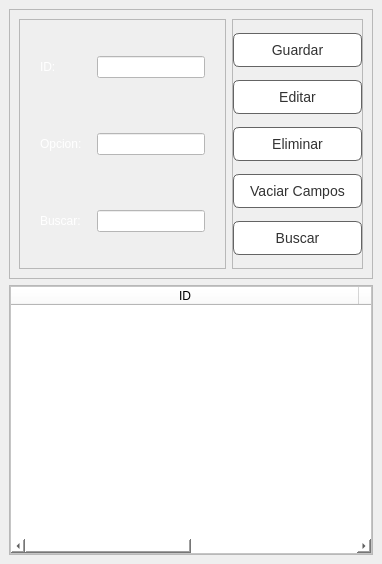
         <widget class="QWidget" name="tab">
          <attribute name="title">
           <string>Opciones</string>
          </attribute>
          <layout class="QVBoxLayout" name="verticalLayout_20" stretch="1,1">
           <property name="spacing">
            <number>6</number>
           </property>
           <property name="leftMargin">
            <number>9</number>
           </property>
           <property name="topMargin">
            <number>9</number>
           </property>
           <property name="rightMargin">
            <number>9</number>
           </property>
           <property name="bottomMargin">
            <number>9</number>
           </property>
           <item>
            <widget class="QFrame" name="frame_28">
             <property name="styleSheet">
              <string notr="true"/>
             </property>
             <property name="frameShape">
              <enum>QFrame::StyledPanel</enum>
             </property>
             <property name="frameShadow">
              <enum>QFrame::Raised</enum>
             </property>
             <layout class="QHBoxLayout" name="horizontalLayout_11" stretch="3,1">
              <property name="spacing">
               <number>6</number>
              </property>
              <property name="leftMargin">
               <number>9</number>
              </property>
              <property name="topMargin">
               <number>9</number>
              </property>
              <property name="rightMargin">
               <number>9</number>
              </property>
              <property name="bottomMargin">
               <number>9</number>
              </property>
              <item>
               <widget class="QFrame" name="frame_31">
                <property name="frameShape">
                 <enum>QFrame::StyledPanel</enum>
                </property>
                <property name="frameShadow">
                 <enum>QFrame::Raised</enum>
                </property>
                <layout class="QFormLayout" name="formLayout">
                 <property name="horizontalSpacing">
                  <number>15</number>
                 </property>
                 <property name="verticalSpacing">
                  <number>0</number>
                 </property>
                 <property name="leftMargin">
                  <number>20</number>
                 </property>
                 <property name="rightMargin">
                  <number>20</number>
                 </property>
                 <item row="1" column="1">
                  <spacer name="verticalSpacer_15">
                   <property name="orientation">
                    <enum>Qt::Vertical</enum>
                   </property>
                   <property name="sizeHint" stdset="0">
                    <size>
                     <width>20</width>
                     <height>40</height>
                    </size>
                   </property>
                  </spacer>
                 </item>
                 <item row="2" column="0">
                  <widget class="QLabel" name="label_72">
                   <property name="styleSheet">
                    <string notr="true">font: 14pt &quot;Ubuntu&quot;;
color: rgb(255, 255, 255);</string>
                   </property>
                   <property name="text">
                    <string>ID:</string>
                   </property>
                  </widget>
                 </item>
                 <item row="2" column="1">
                  <widget class="QLineEdit" name="line_Opcion_Id">
                   <property name="enabled">
                    <bool>false</bool>
                   </property>
                   <property name="styleSheet">
                    <string notr="true">background-color: rgb(255, 255, 255);
font: 10pt &quot;MS Shell Dlg 2&quot;;</string>
                   </property>
                  </widget>
                 </item>
                 <item row="3" column="1">
                  <spacer name="verticalSpacer_8">
                   <property name="orientation">
                    <enum>Qt::Vertical</enum>
                   </property>
                   <property name="sizeHint" stdset="0">
                    <size>
                     <width>20</width>
                     <height>40</height>
                    </size>
                   </property>
                  </spacer>
                 </item>
                 <item row="4" column="1">
                  <spacer name="verticalSpacer_28">
                   <property name="orientation">
                    <enum>Qt::Vertical</enum>
                   </property>
                   <property name="sizeHint" stdset="0">
                    <size>
                     <width>20</width>
                     <height>40</height>
                    </size>
                   </property>
                  </spacer>
                 </item>
                 <item row="5" column="0">
                  <widget class="QLabel" name="label_71">
                   <property name="styleSheet">
                    <string notr="true">font: 14pt &quot;Ubuntu&quot;;
color: rgb(255, 255, 255);</string>
                   </property>
                   <property name="text">
                    <string>Opcion:</string>
                   </property>
                  </widget>
                 </item>
                 <item row="5" column="1">
                  <widget class="QLineEdit" name="line_Opcion">
                   <property name="styleSheet">
                    <string notr="true">background-color: rgb(255, 255, 255);
font: 10pt &quot;MS Shell Dlg 2&quot;;</string>
                   </property>
                  </widget>
                 </item>
                 <item row="6" column="1">
                  <spacer name="verticalSpacer_16">
                   <property name="orientation">
                    <enum>Qt::Vertical</enum>
                   </property>
                   <property name="sizeHint" stdset="0">
                    <size>
                     <width>20</width>
                     <height>40</height>
                    </size>
                   </property>
                  </spacer>
                 </item>
                 <item row="7" column="1">
                  <spacer name="verticalSpacer_14">
                   <property name="orientation">
                    <enum>Qt::Vertical</enum>
                   </property>
                   <property name="sizeHint" stdset="0">
                    <size>
                     <width>20</width>
                     <height>40</height>
                    </size>
                   </property>
                  </spacer>
                 </item>
                 <item row="8" column="0">
                  <widget class="QLabel" name="label_3">
                   <property name="styleSheet">
                    <string notr="true">font: 14pt &quot;Ubuntu&quot;;
color: rgb(255, 255, 255);</string>
                   </property>
                   <property name="text">
                    <string>Buscar:</string>
                   </property>
                  </widget>
                 </item>
                 <item row="8" column="1">
                  <widget class="QLineEdit" name="line_buscar_opcion">
                   <property name="styleSheet">
                    <string notr="true">background-color: rgb(255, 255, 255);
font: 10pt &quot;MS Shell Dlg 2&quot;;</string>
                   </property>
                  </widget>
                 </item>
                 <item row="9" column="1">
                  <spacer name="verticalSpacer_7">
                   <property name="orientation">
                    <enum>Qt::Vertical</enum>
                   </property>
                   <property name="sizeHint" stdset="0">
                    <size>
                     <width>20</width>
                     <height>40</height>
                    </size>
                   </property>
                  </spacer>
                 </item>
                </layout>
               </widget>
              </item>
              <item>
               <widget class="QFrame" name="frame_32">
                <property name="styleSheet">
                 <string notr="true"/>
                </property>
                <property name="frameShape">
                 <enum>QFrame::StyledPanel</enum>
                </property>
                <property name="frameShadow">
                 <enum>QFrame::Raised</enum>
                </property>
                <layout class="QVBoxLayout" name="verticalLayout_27">
                 <property name="spacing">
                  <number>0</number>
                 </property>
                 <property name="leftMargin">
                  <number>0</number>
                 </property>
                 <property name="topMargin">
                  <number>0</number>
                 </property>
                 <property name="rightMargin">
                  <number>0</number>
                 </property>
                 <property name="bottomMargin">
                  <number>0</number>
                 </property>
                 <item>
                  <widget class="QPushButton" name="bt_Guardar_Opcion">
                   <property name="styleSheet">
                    <string notr="true">QPushButton:hover {
    background-color: #D6D2D1;
}

QPushButton:pressed {
    background-color: #52c7ff;
}
QPushButton {
    background-color:rgb(255, 255, 255);
    border:1px solid rgb(100,100,100);
    color:rgb(50,50,50);
    padding: 8px 16px;
    border-radius: 6px;
    font-size: 14px;
}

QPushButton:hover {
    background-color: #D6D2D1;
}

QPushButton:pressed {
    background-color: #52c7ff;
}</string>
                   </property>
                   <property name="text">
                    <string>Guardar</string>
                   </property>
                  </widget>
                 </item>
                 <item>
                  <widget class="QPushButton" name="bt_Editar_Opcion">
                   <property name="styleSheet">
                    <string notr="true">QPushButton:hover {
    background-color: #D6D2D1;
}

QPushButton:pressed {
    background-color: #52c7ff;
}
QPushButton {
    background-color:rgb(255, 255, 255);
    border:1px solid rgb(100,100,100);
    color:rgb(50,50,50);
    padding: 8px 16px;
    border-radius: 6px;
    font-size: 14px;
}

QPushButton:hover {
    background-color: #D6D2D1;
}

QPushButton:pressed {
    background-color: #52c7ff;
}</string>
                   </property>
                   <property name="text">
                    <string>Editar</string>
                   </property>
                  </widget>
                 </item>
                 <item>
                  <widget class="QPushButton" name="bt_Eliminar_Opcion">
                   <property name="styleSheet">
                    <string notr="true">QPushButton:hover {
    background-color: #D6D2D1;
}

QPushButton:pressed {
    background-color: #52c7ff;
}
QPushButton {
    background-color:rgb(255, 255, 255);
    border:1px solid rgb(100,100,100);
    color:rgb(50,50,50);
    padding: 8px 16px;
    border-radius: 6px;
    font-size: 14px;
}

QPushButton:hover {
    background-color: #D6D2D1;
}

QPushButton:pressed {
    background-color: #52c7ff;
}</string>
                   </property>
                   <property name="text">
                    <string>Eliminar</string>
                   </property>
                  </widget>
                 </item>
                 <item>
                  <widget class="QPushButton" name="bt_Vaciar_Opcion">
                   <property name="styleSheet">
                    <string notr="true">QPushButton:hover {
    background-color: #D6D2D1;
}

QPushButton:pressed {
    background-color: #52c7ff;
}
QPushButton {
    background-color:rgb(255, 255, 255);
    border:1px solid rgb(100,100,100);
    color:rgb(50,50,50);
    padding: 8px 16px;
    border-radius: 6px;
    font-size: 14px;
}

QPushButton:hover {
    background-color: #D6D2D1;
}

QPushButton:pressed {
    background-color: #52c7ff;
}</string>
                   </property>
                   <property name="text">
                    <string>Vaciar Campos</string>
                   </property>
                  </widget>
                 </item>
                 <item>
                  <widget class="QPushButton" name="bt_busca_opcion">
                   <property name="styleSheet">
                    <string notr="true">QPushButton:hover {
    background-color: #D6D2D1;
}

QPushButton:pressed {
    background-color: #52c7ff;
}
QPushButton {
    background-color:rgb(255, 255, 255);
    border:1px solid rgb(100,100,100);
    color:rgb(50,50,50);
    padding: 8px 16px;
    border-radius: 6px;
    font-size: 14px;
}

QPushButton:hover {
    background-color: #D6D2D1;
}

QPushButton:pressed {
    background-color: #52c7ff;
}</string>
                   </property>
                   <property name="text">
                    <string>Buscar</string>
                   </property>
                  </widget>
                 </item>
                </layout>
               </widget>
              </item>
             </layout>
            </widget>
           </item>
           <item>
            <widget class="QFrame" name="frame_25">
             <property name="frameShape">
              <enum>QFrame::StyledPanel</enum>
             </property>
             <property name="frameShadow">
              <enum>QFrame::Raised</enum>
             </property>
             <layout class="QVBoxLayout" name="verticalLayout_28">
              <property name="spacing">
               <number>0</number>
              </property>
              <property name="leftMargin">
               <number>0</number>
              </property>
              <property name="topMargin">
               <number>0</number>
              </property>
              <property name="rightMargin">
               <number>0</number>
              </property>
              <property name="bottomMargin">
               <number>0</number>
              </property>
              <item>
               <widget class="QTableWidget" name="tb_Opcion">
                <property name="cursor" stdset="0">
                 <cursorShape>PointingHandCursor</cursorShape>
                </property>
                <property name="layoutDirection">
                 <enum>Qt::LeftToRight</enum>
                </property>
                <property name="styleSheet">
                 <string notr="true">background-color: rgb(255, 255, 255);</string>
                </property>
                <property name="autoScrollMargin">
                 <number>18</number>
                </property>
                <attribute name="horizontalHeaderCascadingSectionResizes">
                 <bool>false</bool>
                </attribute>
                <attribute name="horizontalHeaderDefaultSectionSize">
                 <number>348</number>
                </attribute>
                <attribute name="horizontalHeaderMinimumSectionSize">
                 <number>40</number>
                </attribute>
                <attribute name="horizontalHeaderShowSortIndicator" stdset="0">
                 <bool>false</bool>
                </attribute>
                <attribute name="horizontalHeaderStretchLastSection">
                 <bool>true</bool>
                </attribute>
                <attribute name="verticalHeaderVisible">
                 <bool>false</bool>
                </attribute>
                <column>
                 <property name="text">
                  <string>ID</string>
                 </property>
                </column>
                <column>
                 <property name="text">
                  <string>Opcion</string>
                 </property>
                </column>
               </widget>
              </item>
             </layout>
            </widget>
           </item>
          </layout>
         </widget>
